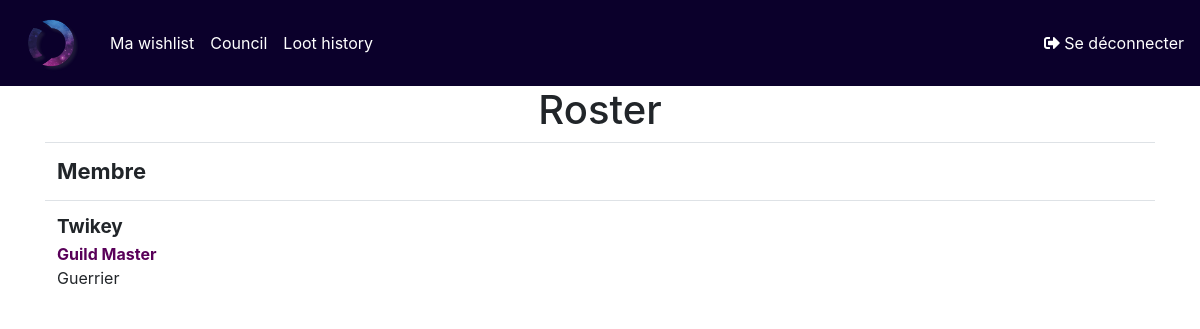
The page / (signed in) on the database as committed earlier.
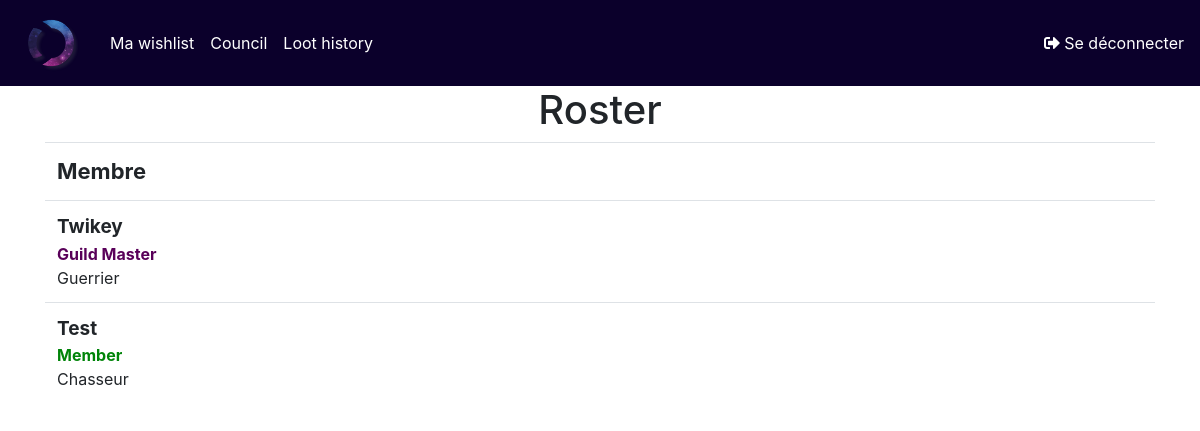
The same page on the database as committed later.
### accounts/models.py (models this page shows, shortened)
class Member(models.Model):
    class_played_choice = (
        ("Chaman", "Chaman"),
        ("Chasseur", "Chasseur"),
        ("Démoniste", "Démoniste"),
        ("Druide", "Druide"),
        ("Guerrier", "Guerrier"),
        ("Mage", "Mage"),
        ("Prêtre", "Prêtre"),
        ("Voleur", "Voleur"),
    )
    member_grade = (
        ("Guild Master", "Guild Master"),
        ("Officier", "Officier"),
        ("Member", "Member"),
        ("Pick Up", "Pick Up"),
    )
    user = models.OneToOneField(User, null=True, on_delete=models.CASCADE)
    name = models.CharField(max_length=200, null=True)
    email = models.CharField(max_length=200, null=True)
    class_played = models.CharField(choices=class_played_choice, max_length=10, null=True)
    grade = models.CharField(choices=member_grade, max_length=12, null=True)
    date_created = models.DateTimeField(auto_now_add=True, null=True)

### accounts/views/home.py (the view)
# urls.py: path('', views.home, name="home"),
@login_required(login_url='login')
def home(request):
    values = Wishlist.objects.filter().values('order', 'item__name', 'item__media', 'member', 'member__name', 'member__grade', 'member__class_played').order_by('member__name')
    print(values)
    filterForm = WishlistFilter(request.GET, queryset=values)
    list_users = filterForm.qs
    if "filter_data" in request.GET:
        context = {'values': list_users, 'filterForm': filterForm}
        return render(request, 'accounts/home.html', context)
    context = {'values': values, 'filterForm': filterForm}
    return render(request, 'accounts/home.html', context)

### accounts/templates/accounts/home.html (shortened to what this page needs)
{% extends 'accounts/base.html' %}
{% block content %}
<div class="container">
    <h1 class="text-center">Roster</h1>
    <table class="table">
        <tr>
            <th style="font-size: 22px;">Membre</th>
        </tr>
        {% regroup values by member__name as values %}
        {%for value in values%}
            <tr>
                <td style='display: flex; flex-direction:column;'>
                    <span style='font-size:19px; font-weight: bold; text-transform: capitalize;'>{{value.grouper}}</span>
                    {%regroup value.list by member__grade as membergroup %}
                    {% for mgroup in membergroup%}
                        {% if mgroup.grouper == "Guild Master" %}
                            <span style="color: rgb(89, 0, 89); font-weight: bold;">Guild Master</span>
                        {% elif mgroup.grouper == "Officier" %}
                            <span style="color: rgb(255, 166, 0); font-weight: bold;">Officier</span>
                        {% elif mgroup.grouper == "Member" %}
                            <span style="color: rgb(0, 132, 9); font-weight: bold;">Member</span>
                        {% else %}
                            <span></span>
                        {%endif%}
                    {% endfor %}
                    {%regroup value.list by member__class_played as memberclassplayer %}
                    {% for mclass in memberclassplayer%}
                        {% if mclass.grouper is not None%}
                            <span>{{mclass.grouper}}</span>
                        {% else %}
                            <span>Pas encore renseigné</span>
                        {%endif%}
                    {% endfor %}
                </td>
            </tr>
        {%endfor%}
    </table>
</div>
{% endblock %}

### accounts/templates/accounts/base.html (shortened to what this page needs)
{% load static %}
<!DOCTYPE html>
<html lang="en">
<head>
    <link rel="stylesheet" href="https://stackpath.bootstrapcdn.com/bootstrap/4.5.2/css/bootstrap.min.css">
    <link rel="stylesheet" href="https://use.fontawesome.com/releases/v5.6.1/css/all.css">
    <link rel="stylesheet" href="{% static 'css/main.css'%}">
</head>
<body>
    {% include 'accounts/navbar.html' %}
    {% block content %}{% endblock %}
</body>
</html>

### accounts/templates/accounts/navbar.html (shortened to what this page needs)
{% load static %}
<nav class="navbar navbar-expand-lg navbar-light" style="background-color: #0b002b;">
    <a href="{% url 'home' %}">
        <img src="{% static 'images/logo_omnium.png' %}" alt="" class="omnium-logo">
    </a>
    <div class="collapse navbar-collapse" id="navbarNav">
        <ul class="navbar-nav mr-auto">
            {% if not request.user.is_staff %}
            <li class="nat-item text-white mr-3 ml-4">
               <a class="text-white" href="{% url 'wishlist' %}">Ma wishlist</a>
            </li>
            {%endif%}
            <li class="nat-item text-white mr-3">
                <a class="text-white" href="{% url 'council' %}">Council</a>
            </li>
            <li class="nat-item text-white mr-3">
               <a class="text-white" href="{% url 'history' %}">Loot history</a>
            </li>
        </ul>
        <span class="form-inline my-2 my-lg-0">
            <a class="text-white" href="{% url 'logout' %}">
                <i class="fas fa-sign-out-alt"></i>
                Se déconnecter
            </a>
        </span>
    </div>
</nav>

### accounts/templates/accounts/navbar.html (style rules this page uses)
.omnium-logo { height: 100%; width: 70px; }

### accounts/templates/accounts/home.html (style rules this page uses)
li { list-style: none; }

Rows that differ between the two databases and show on the page:
added Member: grouper "Chasseur", shown under "Test"
Other text that changed with them:
new list line: "Test Member"
